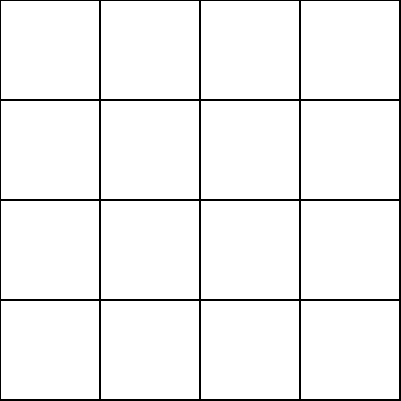
Frame 1 (no input)
Frame 60 (no input): identical to frame 1, image omitted
Frame 120 (the mouse pressed at the canvas centre since frame 60): identical to frame 1, image omitted

The p5.js sketch that drew this single still picture (run headless with seeded random() and noise() and a simulated clock; from frame 60 on, the mouse is pressed at the canvas centre):

// p5.js sketch
// ── sketch.js
var game;
var w = 100;
c = console.table;

function setup() {
    createCanvas(401, 401);
    game = new Game();
    // grid.newTile();
    // grid.newTile();

    noFill();
    strokeWeight(2);
    textAlign(CENTER, CENTER);
    textSize(28);
}

function draw() {
    background(255, 255, 255);
    stroke(0);

    for (let x = 0; x < 4; x++) {
        for (let y = 0; y < 4; y++) {
            rect(x * w, y * w, w, w, 0);

            let txt = game.tile(x, y).v.toString();
            if (txt === "0")
                continue;
	    text(txt, x * w + w / 2, y * w + w / 2);
        }
    }
}

// ── grid.js
var HORIZONTAL = 0;
var VERTICAL = 1;
var H = 0;
var V = 1;

function Game() {
    this.grid = new Array();

    for (let y = 0; y < 4; y++) {
        for (let x = 0; x < 4; x++) {
            this.grid.push({
                'x': x,
                'y': y,
                'v': 0,
                combine: function() {
                    this.v *= 2;
                }
            });
        }
    }
};

Game.prototype = {
    tile: function(x, y) {
        return this.grid[x + y * 4];
    },

    /*
     * Set an empty tile to either a 2 or 4 (75% chance for 2)
     * Ignore count
     */
    newTile: function() {
        let empty_tiles = new Array();
        for (let i = 0; i < 4 * 4; i++)
            if (game.grid[i].v == 0)
                empty_tiles.push(game.grid[i]);

        let r = floor(random(empty_tiles.length));
        let tile = empty_tiles[r];
        tile.v = (random(0, 4) < 3 ? 2 : 4);
        return tile;
    },

    /* 
     * Get an array of references to tiles in either a row or column
     * to get the 3rd row: game.slice(2, HORIZONTAL)
     * to get the last column in reverse: game.slice(3, VERTICAL, true)
     */
    slice: function(i, dir, rev = false) {
        let arr = new Array();
        if (dir == VERTICAL) {
            for (let y = 0; y < 4; y++)
                arr.push(this.tile(i, y));
        } else {
            for (let x = 0; x < 4; x++)
                arr.push(this.tile(x, i));
        }
        return !rev ? arr : arr.reverse();
    },

    /*
     * Works:
     * 0 2 2 0 -> 0 0 0 4 (hor and vert)
     * 0 2 0 2 -> 4 0 0 0
     * 2 2 0 0 -> 4 0 0 0
     * 
     */
    combine: function(dir, rev = false) {
        for (let i = 0; i < 4; i++) {
            /*
             * Get the relevant row/col ("slice")
             * Make new arrays, one for empty and one for non-empty tiles in that slice
             *
             * Go through non-empty tiles, check if n and n+1 are equal
             *   check if n or n+1 is at the edge, then save into $tile
             *   if not at the edge, take the suitable $empty spot
             *
             * Combine them, and 0 the correct tile
             */
            var arr = this.slice(i, dir, rev);
            var tiles = new Array();
            var empty = new Array();

            /* shift some tiles to the right position
             * in case of (0, x, y, z) -> (x, y, z, 0) it works
             */
            for (let i = 0; i < 3; i++) {
                if (arr[i].v == 0) {
                    arr[i].v = arr[i + 1].v;
                    arr[i + 1].v = 0;
                }
            }

            for (let i = 0; i < 4; i++) {
                if (arr[i].v != 0)
                    tiles.push(arr[i]);
            }

            for (let i = 0; i < tiles.length - 1; i++) {
        
                if (tiles[i].v == tiles[i + 1].v) {
                    let v = tiles[i].v * 2;
                    tiles[i].v = tiles[i + 1].v = 0;
                    for (let i = 0; i < 3; i++) {
                        if (arr[i].v == 0) {
                            arr[i].v = v;
                            break;
                        }
                    }
                }
            }
        }
    },

    set: function(x, y, v) {
        this.tile(x, y).v = v;
    }

};
